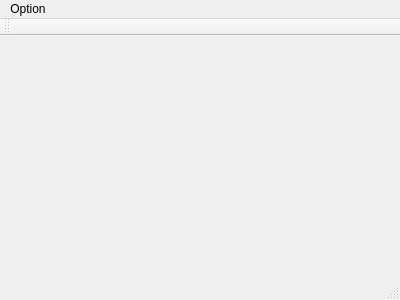
<?xml version="1.0" encoding="UTF-8"?>
<ui version="4.0">
 <class>MainWindow</class>
 <widget class="QMainWindow" name="MainWindow">
  <property name="geometry">
   <rect>
    <x>0</x>
    <y>0</y>
    <width>400</width>
    <height>300</height>
   </rect>
  </property>
  <property name="windowTitle">
   <string>MainWindow</string>
  </property>
  <widget class="QWidget" name="centralWidget"/>
  <widget class="QMenuBar" name="menuBar">
   <property name="geometry">
    <rect>
     <x>0</x>
     <y>0</y>
     <width>400</width>
     <height>15</height>
    </rect>
   </property>
   <widget class="QMenu" name="menuOption">
    <property name="title">
     <string>Option</string>
    </property>
    <addaction name="actionHint"/>
    <addaction name="actionQuit"/>
   </widget>
   <addaction name="menuOption"/>
  </widget>
  <widget class="QToolBar" name="mainToolBar">
   <attribute name="toolBarArea">
    <enum>TopToolBarArea</enum>
   </attribute>
   <attribute name="toolBarBreak">
    <bool>false</bool>
   </attribute>
  </widget>
  <widget class="QStatusBar" name="statusBar"/>
  <action name="actionHint">
   <property name="text">
    <string>Hint</string>
   </property>
  </action>
  <action name="actionQuit">
   <property name="text">
    <string>Quit</string>
   </property>
   <property name="shortcut">
    <string>Ctrl+Q</string>
   </property>
  </action>
 </widget>
 <layoutdefault spacing="6" margin="11"/>
 <resources/>
 <connections/>
</ui>
